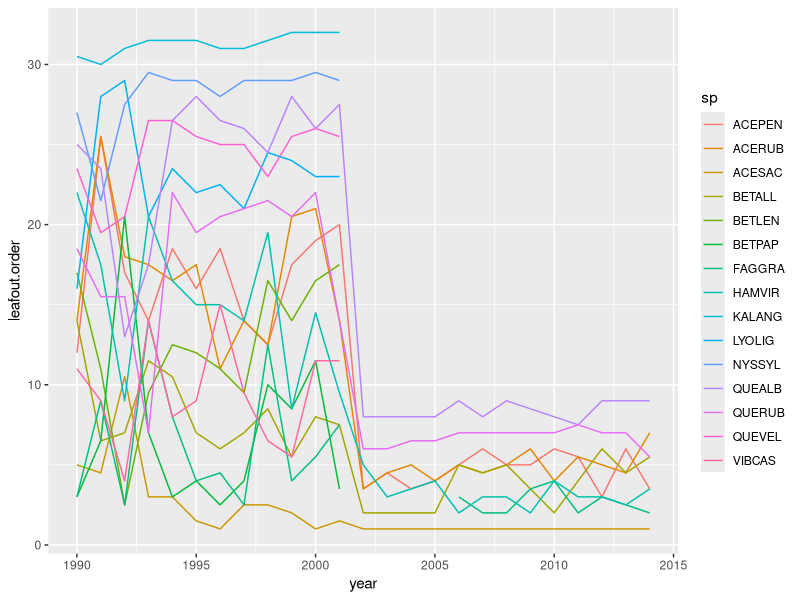
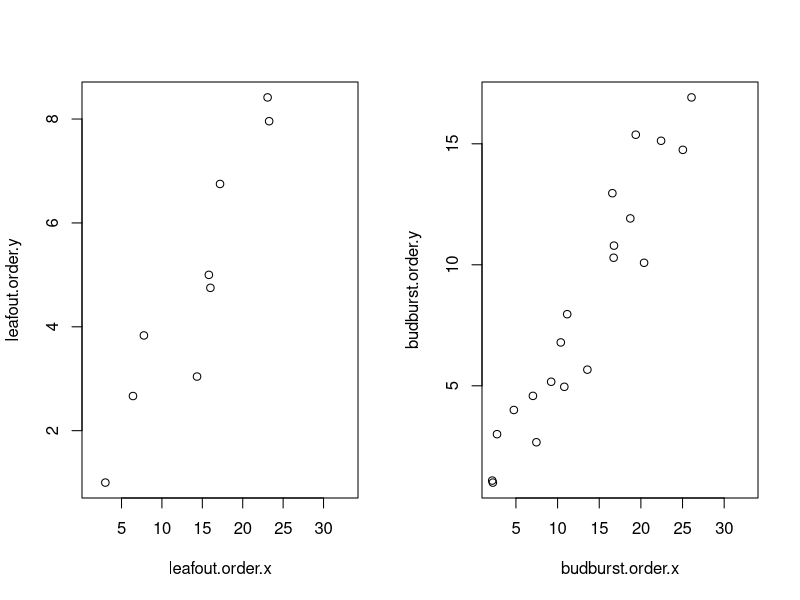
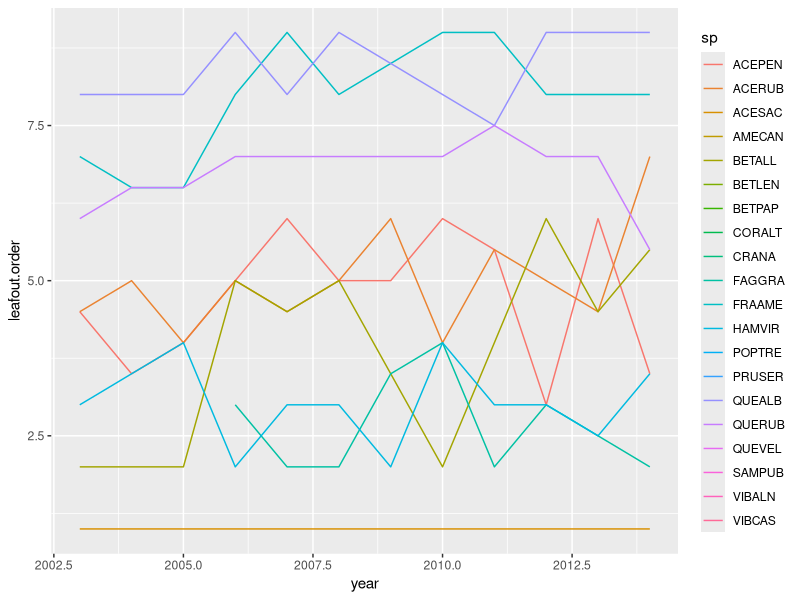
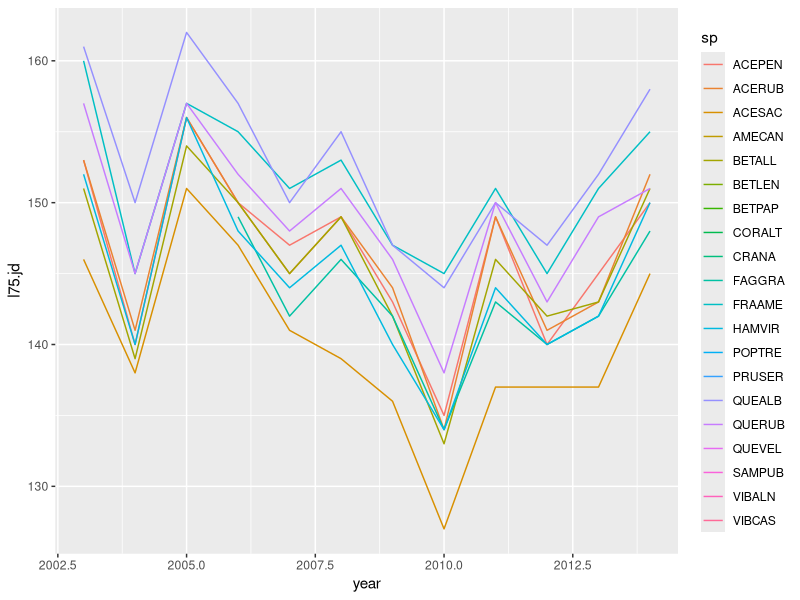
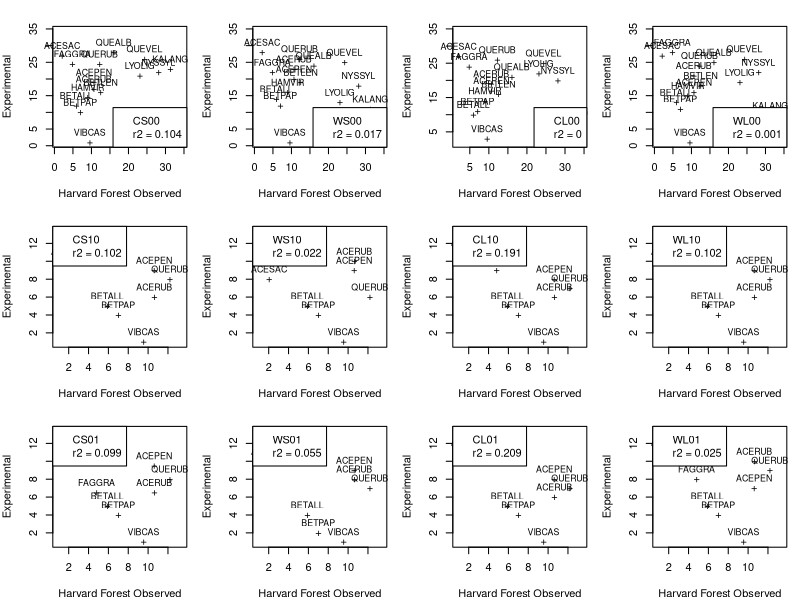
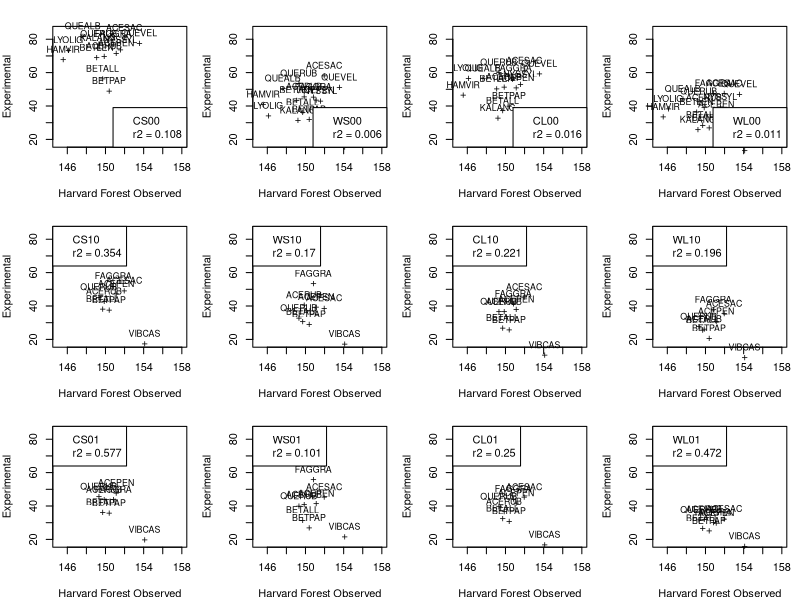

Recreate these plots in R, in order.
### Started 14 April 2016 ###
### By Lizzie and Dan Flynn ###

# okeefe.csv = date of first event for any individual of that species, in that year

## housekeeping
#rm(list=ls()) 
options(stringsAsFactors=FALSE)

library(ggplot2)
library(tidyr)

if(length(grep("danflynn", getwd()))==0){ setwd("~/Documents/git/projects/treegarden/budexperiments/analyses/okeefe") }

# if(length(grep("danflynn", getwd()))>0){ setwd("~/Documents/git/buds/analyses/okeefe") }


d <- read.csv("../../data/hf003-06-mean-spp.csv")
splist <- read.csv("input/specieslist_bylizzie.csv")
d$latbi <- splist[match(d$sp, splist$code), "genusspecies"]

# old version, using 'first' data file
# dat <- read.csv("output/okeefe.csv", header=TRUE)
# dat$latbi <- paste(dat$genus, dat$species)
# dat <- subset(dat, select=c("event","year","doy","latbi"))
# 
# bbd <- subset(dat, event=="bbd")
# ffd <- subset(dat, event=="ffd")
# 
# ## common spp
# bbd.freq <- as.data.frame(table(bbd$latbi))
# bbd.com <- subset(bbd.freq, Freq>20)
# bbd.comspp <- bbd[which(bbd$latbi %in% bbd.com$Var1),]
# 
# ## poor attempt at a quick plot to get my answer 
# dat3year <- subset(bbd.comspp, year=="2012" | year=="2014" |  year=="1992")
# 
# dat3year.long <- spread(dat3year, key=year, value=doy)
# names(dat3year.long) <- c("event", "latbi", "yr1992", "yr2012", "yr2014")
# 
# dat3year.long.all <- na.omit(dat3year.long)
# dim(dat3year.long.all)
# dim(dat3year.long)
# 
# ggplot(subset(dat3year.long.all, event="bbd"), aes(yr1992, yr2012, color=latbi)) +
#     geom_point()
# 
# ## order ##
# bbd.worder <- bbd[1,]
# bbd.worder$order <- NA
# bbd.worder <- bbd.worder[-1,]
# 
# yearz <- unique(bbd$year)
# 
# for (i in 1:length(yearz)){
#     subby <- subset(bbd, year==yearz[i])
#     subby$order <- cut(subby$doy, breaks=length(unique(subby$doy)),
#         labels=FALSE)
#     bbd.worder <- rbind(bbd.worder, subby)
# }
# 
# bbd.worder.com <- bbd.worder[which(bbd.worder$latbi %in% bbd.com$Var1),]
# 
# ggplot(bbd.worder.com, aes(x=as.numeric(as.character(order)))) +
#     geom_histogram(binwidth=2,colour="white") +
#     facet_grid(~latbi) # blargg
# 
# quickorder <- aggregate(bbd.worder.com["order"], bbd.worder.com["latbi"],
#     FUN=median)
# 
# quickorder[with(quickorder, order(order)), ]

### Comparing with experimental data

dx <- read.csv("../Species x Treat BB LO for OKeefe.csv")
dx$treat = paste(
        factor(dx$warm, labels = c("C","W")),
        factor(dx$photo, labels = c("S","L")),
        dx$chill1,
        dx$chill2, sep="")

d$sp <- unlist(lapply(strsplit(d$latbi, split = " "), 
              function(x) toupper(paste(substr(x[1],1,3), substr(x[2],1,3), sep = "") )) )

lo <- bb <- sp <- yr <- vector()

for(i in unique(d$year)){ # i = '2000'
  dxx <- d[d$year == i,]
  lox <- rank(dxx$l75.jd)
  lox[is.na(dxx$l75.jd)] = NA
  box <- rank(dxx$bb.jd, na.last = T)
  box[is.na(dxx$bb.jd)] = NA
  lo = c(lo, lox)
  bb = c(bb, box)
  sp = c(sp, dxx$sp)
  yr = c(yr, rep(i, nrow(dxx)))
  }

d1 <- data.frame(year = yr, sp, leafout.order = lo, budburst.order = bb, l75 = d$l75.jd)

# ggplot(d1, aes(year, leafout.order, group = sp)) + geom_line(aes(color = sp)) 
# ggplot(d1, aes(year, budburst.order, group = sp)) + geom_line(aes(color = sp)) 
# 
# ggplot(d1, aes(leafout.order, budburst.order, group = sp)) + geom_point(aes(color = sp)) #  later lo species are also later bb species, but early ones vary a lot


# match to our experimental species
# d <- d[!is.na(match(d$sp, unique(dx$sp))),]
ggplot(d1[!is.na(match(d1$sp, unique(dx$sp))),], aes(year, leafout.order, group = sp)) + geom_line(aes(color = sp)) 

mean.order.1 <- aggregate(leafout.order ~ sp, mean, data = d1[d1$year < 2003,])
se.order.1 <- aggregate(leafout.order ~ sp, function(x) sd(x,na.rm=T)/sqrt((length(x[!is.na(x)])-1)), data = d1[d1$year < 2003,])
mean.order.2 <- aggregate(leafout.order ~ sp, mean, data = d1[d1$year >= 2003,])
se.order.2 <- aggregate(leafout.order ~ sp, function(x) sd(x,na.rm=T)/sqrt((length(x[!is.na(x)])-1)), data = d1[d1$year >= 2003,])

bmean.order.1 <- aggregate(budburst.order ~ sp, mean, data = d1[d1$year < 2003,])
bse.order.1 <- aggregate(budburst.order ~ sp, function(x) sd(x,na.rm=T)/sqrt((length(x[!is.na(x)])-1)), data = d1[d1$year < 2003,])
bmean.order.2 <- aggregate(budburst.order ~ sp, mean, data = d1[d1$year >= 2003,])
bse.order.2 <- aggregate(budburst.order ~ sp, function(x) sd(x,na.rm=T)/sqrt((length(x[!is.na(x)])-1)), data = d1[d1$year >= 2003,])


# are the orders even internally consistent?
par(mfrow =c(1,2))
xx <- merge(mean.order.1, mean.order.2, by = 'sp', all=T)
bxx <- merge(bmean.order.1, bmean.order.2, by = 'sp', all=T)
with(xx, plot(leafout.order.x, leafout.order.y)) # Yes, not bad!
with(bxx, plot(budburst.order.x, budburst.order.y)) # Quite good actually

# use just last 10 years maybe -- would omit vibernums and others. So use whole data set
mean.order.3 <- aggregate(leafout.order ~ sp, mean, data = d1)
se.order.3 <- aggregate(leafout.order ~ sp, function(x) sd(x,na.rm=T)/sqrt((length(x[!is.na(x)])-1)), data = d1)

bmean.order.3 <- aggregate(budburst.order ~ sp, mean, data = d1)
bse.order.3 <- aggregate(budburst.order ~ sp, function(x) sd(x,na.rm=T)/sqrt((length(x[!is.na(x)])-1)), data = d1)


mean.lo.3 <- aggregate(l75 ~ sp, mean, data = d1)
se.lo.3 <- aggregate(l75 ~ sp, function(x) sd(x,na.rm=T)/sqrt((length(x[!is.na(x)])-1)), data = d1)



ok <- data.frame(mean.order.3, hf.d1.order.se = se.order.3$leafout.order, budburst.order = bmean.order.3$budburst.order, hf.b.order.se = bse.order.3$budburst.order,
                 hf.lo = mean.lo.3, hf.lo.se = se.lo.3)
#quartz()
pdf("leafout_exp_obs_corr.pdf", width = 15, height =12)

par(mfrow = c(3, 4), xpd=T, mar = c(4,4,2,1))

counter = 1
for(i in unique(dx$treats)){ # i = "1 1 0 0"
  dxx <- dx[dx$treats == i,]
  
  dxx <- dxx[!is.na(match(dxx$sp, ok$sp)),]
  ok2 <- ok[!is.na(match(ok$sp, dxx$sp)),]
  identical(dxx$sp, ok2$sp)
  
  plot(ok2$leafout.order, dxx$leafout.order, pch = "+", 
      xlim = c(min(c(ok2$leafout.order, dxx$leafout.order),na.rm=T)*0.9,
              max(c(ok2$leafout.order, dxx$leafout.order),na.rm=T)*1.1),
     ylim = c(min(c(ok2$leafout.order, dxx$leafout.order),na.rm=T)*0.9,
               max(c(ok2$leafout.order, dxx$leafout.order),na.rm=T)*1.1),
     #xlim = c(2, 34),
     # ylim = c(2, 34),
      xlab = "Harvard Forest Observed",
    ylab = "Experimental"
      )
       
  text(ok2$leafout.order, dxx$leafout.order, labels =ok2$sp, cex = 0.8, pos = 3)
  
  
  #do.lm(ok2$leafout.order, dxx$leafout.order)
  
  
  print(summary.aov(lm.result <- lm(dxx$leafout.order ~ ok2$leafout.order)))
  
  if(counter < 5)   legend("bottomright",legend = c(unique(dxx$treat),
                                                    paste("r2 =", round(summary(lm.result)$r.squared, 3))), inset=0)
  else legend("topleft",legend = c(unique(dxx$treat),
                                   paste("r2 =", round(summary(lm.result)$r.squared, 3))), inset=0)
  
  counter = counter + 1
} 

dev.off()#;system("open 'leafout_exp_obs_corr.pdf' -a /Applications/Preview.app")

#### now just by day, not by order

pdf("leafout_exp_obs_corr_day.pdf", width = 15, height =12)

par(mfrow = c(3, 4), xpd=T, mar = c(4,4,2,1))

counter = 1
for(i in unique(dx$treats)){ # i = "1 1 0 0"
  dxx <- dx[dx$treats == i,]
  
  dxx <- dxx[!is.na(match(dxx$sp, ok$sp)),]
  ok2 <- ok[!is.na(match(ok$sp, dxx$sp)),]
  stopifnot(identical(dxx$sp, ok2$sp))
  
  plot(ok2$hf.lo.l75, dxx$lday, pch = "+", 
       xlim = c(145, 158),
       ylim = c(18, 85),
       xlab = "Harvard Forest Observed",
       ylab = "Experimental"
  )
  
  text(ok2$hf.lo.l75, dxx$lday, labels = ok2$sp, cex = 0.8, pos = 3)
  
  #do.lm(ok2$leafout.order, dxx$leafout.order)
  
  
  print(summary.aov(lm.result <- lm(dxx$lday ~ ok2$hf.lo.l75)))
  
  if(counter < 5)   legend("bottomright",legend = c(unique(dxx$treat),
                                                    paste("r2 =", round(summary(lm.result)$r.squared, 3))), inset=0)
  else legend("topleft",legend = c(unique(dxx$treat),
                                   paste("r2 =", round(summary(lm.result)$r.squared, 3))), inset=0)
  
  counter = counter + 1
} 

dev.off()#;system("open 'leafout_exp_obs_corr_day.pdf' -a /Applications/Preview.app")



# is ACESAC really that early??

ggplot(d1[d1$year > 2002,], aes(year, leafout.order, group = sp)) + geom_line(aes(color = sp)) 

ggplot(d[d$year > 2002,], aes(year, l75.jd, group = sp)) + geom_line(aes(color = sp)) 

